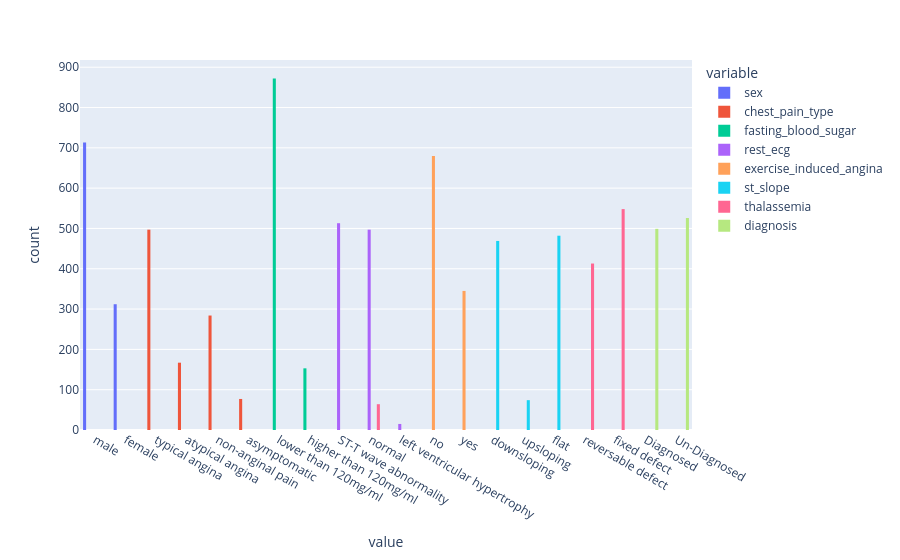

Notebook source saved alongside this figure:
### Code cell
px.histogram( df, x= category_columns, barmode='group', nbins=1 )

### Figure 1 — Plotly figure (JSON) as saved in the notebook; plotly's stock layout.template omitted (floating-point values rounded to 4 significant figures; data arrays with more than 128 entries replaced by an {"elided": "..."} marker saying what was removed)
{"data": [{"alignmentgroup": "True", "bingroup": "x", "hovertemplate": "variable=sex<br>value=%{x}<br>count=%{y}<extra></extra>", "legendgroup": "sex", "marker": {"color": "#636efa", "pattern": {"shape": ""}}, "name": "sex", "nbinsx": 1, "offsetgroup": "sex", "orientation": "v", "showlegend": true, "type": "histogram", "x": {"elided": "1025 str values"}, "xaxis": "x", "yaxis": "y"}, {"alignmentgroup": "True", "bingroup": "x", "hovertemplate": "variable=chest_pain_type<br>value=%{x}<br>count=%{y}<extra></extra>", "legendgroup": "chest_pain_type", "marker": {"color": "#EF553B", "pattern": {"shape": ""}}, "name": "chest_pain_type", "nbinsx": 1, "offsetgroup": "chest_pain_type", "orientation": "v", "showlegend": true, "type": "histogram", "x": {"elided": "1025 str values"}, "xaxis": "x", "yaxis": "y"}, {"alignmentgroup": "True", "bingroup": "x", "hovertemplate": "variable=fasting_blood_sugar<br>value=%{x}<br>count=%{y}<extra></extra>", "legendgroup": "fasting_blood_sugar", "marker": {"color": "#00cc96", "pattern": {"shape": ""}}, "name": "fasting_blood_sugar", "nbinsx": 1, "offsetgroup": "fasting_blood_sugar", "orientation": "v", "showlegend": true, "type": "histogram", "x": {"elided": "1025 str values"}, "xaxis": "x", "yaxis": "y"}, {"alignmentgroup": "True", "bingroup": "x", "hovertemplate": "variable=rest_ecg<br>value=%{x}<br>count=%{y}<extra></extra>", "legendgroup": "rest_ecg", "marker": {"color": "#ab63fa", "pattern": {"shape": ""}}, "name": "rest_ecg", "nbinsx": 1, "offsetgroup": "rest_ecg", "orientation": "v", "showlegend": true, "type": "histogram", "x": {"elided": "1025 str values"}, "xaxis": "x", "yaxis": "y"}, {"alignmentgroup": "True", "bingroup": "x", "hovertemplate": "variable=exercise_induced_angina<br>value=%{x}<br>count=%{y}<extra></extra>", "legendgroup": "exercise_induced_angina", "marker": {"color": "#FFA15A", "pattern": {"shape": ""}}, "name": "exercise_induced_angina", "nbinsx": 1, "offsetgroup": "exercise_induced_angina", "orientation": "v", "showlegend": true, "type": "histogram", "x": {"elided": "1025 str values"}, "xaxis": "x", "yaxis": "y"}, {"alignmentgroup": "True", "bingroup": "x", "hovertemplate": "variable=st_slope<br>value=%{x}<br>count=%{y}<extra></extra>", "legendgroup": "st_slope", "marker": {"color": "#19d3f3", "pattern": {"shape": ""}}, "name": "st_slope", "nbinsx": 1, "offsetgroup": "st_slope", "orientation": "v", "showlegend": true, "type": "histogram", "x": {"elided": "1025 str values"}, "xaxis": "x", "yaxis": "y"}, {"alignmentgroup": "True", "bingroup": "x", "hovertemplate": "variable=thalassemia<br>value=%{x}<br>count=%{y}<extra></extra>", "legendgroup": "thalassemia", "marker": {"color": "#FF6692", "pattern": {"shape": ""}}, "name": "thalassemia", "nbinsx": 1, "offsetgroup": "thalassemia", "orientation": "v", "showlegend": true, "type": "histogram", "x": {"elided": "1025 str values"}, "xaxis": "x", "yaxis": "y"}, {"alignmentgroup": "True", "bingroup": "x", "hovertemplate": "variable=diagnosis<br>value=%{x}<br>count=%{y}<extra></extra>", "legendgroup": "diagnosis", "marker": {"color": "#B6E880", "pattern": {"shape": ""}}, "name": "diagnosis", "nbinsx": 1, "offsetgroup": "diagnosis", "orientation": "v", "showlegend": true, "type": "histogram", "x": {"elided": "1025 str values"}, "xaxis": "x", "yaxis": "y"}], "layout": {"barmode": "group", "legend": {"title": {"text": "variable"}, "tracegroupgap": 0}, "margin": {"t": 60}, "xaxis": {"anchor": "y", "domain": [0, 1], "title": {"text": "value"}}, "yaxis": {"anchor": "x", "domain": [0, 1], "title": {"text": "count"}}}}
